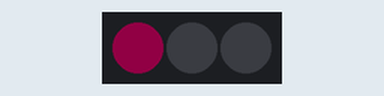
Recording of a sketch running on a simulated Arduino Uno, built with avr-gcc and run on an emulated ATmega328P. Shown: 3 RGB LEDs in strip order, left to right. Dim RGB values are drawn brighter than linear.

Above: at 0.02 s.
At 1.3 s:
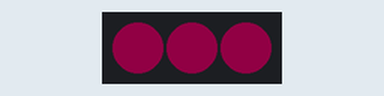
At 2.67 s:
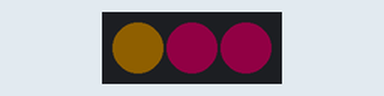
At 4.0 s:
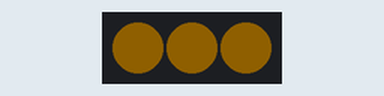
At 6.6 s:
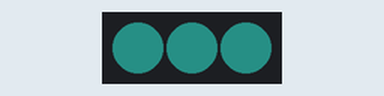
At 8.2 s:
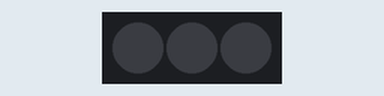
Timing chart, 0 to 10.8 s (numbered marks = the images above):
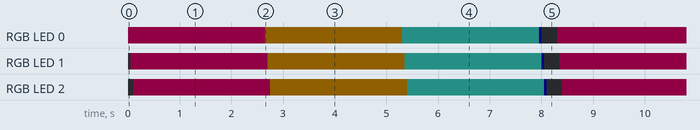

Measured:
- by itself, RGB LED 0–2: repeats every 8.3 s: RGB(15, 10, 0) 2.7 s, RGB(4, 15, 14) 2.7 s, RGB(0, 0, 8) 0.05 s, off 0.30 s, RGB(17, 0, 8) 2.7 s
- by itself, everything shown: repeats every 8.3 s, in 13 steps

The sketch:

SewableCircuits.ino
```cpp
//******** Neopixel *********** //
#include <Adafruit_NeoPixel.h>
#include <avr/power.h>

// Parameter 1 = number of pixels in strip
// Parameter 2 = Arduino pin number (most are valid)
// Parameter 3 = pixel type flags, add together as needed:
//   NEO_KHZ800  800 KHz bitstream (most NeoPixel products w/WS2812 LEDs)
//   NEO_KHZ400  400 KHz (classic 'v1' (not v2) FLORA pixels, WS2811 drivers)
//   NEO_GRB     Pixels are wired for GRB bitstream (most NeoPixel products)
//   NEO_RGB     Pixels are wired for RGB bitstream (v1 FLORA pixels, not v2)
#define NEOPIXEL_PIN 1
#define NUM_LEDS 3
Adafruit_NeoPixel strip = Adafruit_NeoPixel(NUM_LEDS, NEOPIXEL_PIN, NEO_GRB + NEO_KHZ800);
int brightness = 90;
int delayVal = 50;
int pulseDelay = 20;
int DISPLAY_DELAY = 5000;//ms

uint32_t white         = strip.Color(24, 24, 24);
uint32_t hot_pink      = strip.Color(48, 0, 24);
uint32_t light_blue    = strip.Color(0, 24, 24);
uint32_t bright_blue   = strip.Color(10, 24, 50);
uint32_t leaf_green    = strip.Color(30, 44, 0);
uint32_t purple        = strip.Color(17, 0, 44);
uint32_t yellowOrange  = strip.Color(44, 30, 0);
uint32_t sapphire      = strip.Color(0, 50, 24);
uint32_t green         = strip.Color(0, 24, 0);
uint32_t red           = strip.Color(24, 0, 0);
uint32_t blue          = strip.Color(0, 0, 24);
uint32_t salmon_pink   = strip.Color(236, 79, 100);
uint32_t cream         = strip.Color(246, 216, 180);
uint32_t lavendar      = strip.Color(174, 113, 208);
uint32_t deep_purple   = strip.Color(91, 44, 86);
uint32_t medium_purple = strip.Color(232, 100, 255);
uint32_t yellow        = strip.Color(200, 200, 20);
uint32_t mediumSeaGreen       = strip.Color(12, 36, 23);
uint32_t mediumSpringGreen    = strip.Color(0, 50, 20);
uint32_t lightGreen       = strip.Color(10, 50, 10);
uint32_t honeyDew         = strip.Color(30, 51, 30);
uint32_t rosyBrown        = strip.Color(38, 35, 35);
uint32_t thistle          = strip.Color(43, 24, 43);
uint32_t plum             = strip.Color(44, 20, 44);
uint32_t mediumOrchid     = strip.Color(44, 10, 44);
uint32_t mediumPurple     = strip.Color(44, 5, 44);
uint32_t mediumSlateBlue  = strip.Color(10, 10, 50);
uint32_t cornFlowerBlue   = strip.Color(5, 10, 50);
uint32_t skyBlue          = strip.Color(20, 30, 50);
uint32_t lightSkyBlue     = strip.Color(27, 30, 50);
uint32_t paleTurquoise    = strip.Color(20, 30, 48);
uint32_t powderBlue       = strip.Color(25, 35, 50);
uint32_t aquamarine       = strip.Color(25, 51, 42);
uint32_t turquoise        = strip.Color(13, 45, 42);
uint32_t mediumTurquoise  = strip.Color(14, 42, 41);
uint32_t lime  = strip.Color(0, 100, 0);


void setup() {
  // put your setup code here, to run once:

  // Neopixel setup
  strip.begin();
  strip.setBrightness(brightness);
  strip.show(); // Initialize all pixels to 'off'

}

void loop() {
  // put your main code here, to run repeatedly:
  chaseHotPink();
  chaseYellowOrange();
  chaseTurquoise();
  chase();
}

void chaseHotPink() {
  chasePersist(strip.numPixels(), hot_pink);
  delay(DISPLAY_DELAY/2);
}

void chaseYellowOrange() {
  chasePersist(strip.numPixels(), yellowOrange);
  delay(DISPLAY_DELAY/2);
}

void chaseTurquoise() {
  chasePersist(strip.numPixels(), turquoise);
  delay(DISPLAY_DELAY/2);
}

static void chase() {
  for(uint16_t i=0; i<strip.numPixels()+4; i++) {
      strip.setPixelColor(i  , blue); // Draw new pixel
      strip.setPixelColor(i-1, 0); // Erase pixel a few steps back
      strip.show();
      delay(delayVal);
  }
}

static void chasePersist(int numPixels, uint32_t c) {
 for(int i=0;i<numPixels;i++) {
    // pixels.Color takes RGB values, from 0,0,0 up to 255,255,255
    strip.setPixelColor(i, c); // Moderately bright green color.
    strip.show(); // This sends the updated pixel color to the hardware.
    delay(delayVal); // Delay for a period of time (in milliseconds).
  }
}
```
